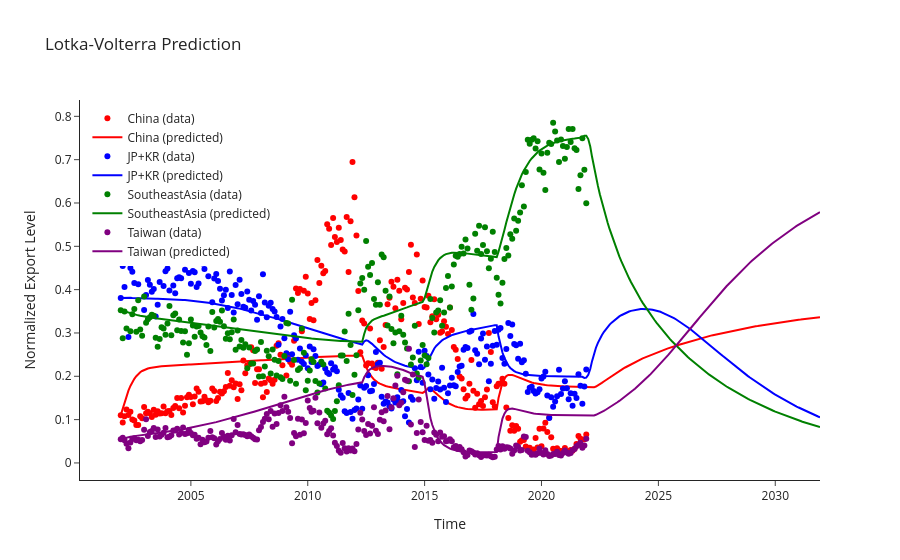

Here is the notebook cell this chart was saved with:
### Code cell
fig = go.Figure()
fig.add_trace(go.Scatter(
    x=df_tariffs_pred['Time'][:len(data[0])], y=data[0],
    mode='markers', name='China (data)', marker=dict(color='red')
))
fig.add_trace(go.Scatter(
    x=df_tariffs_pred['Time'], y=sol.y[0],
    mode='lines', name='China (predicted)', line=dict(color='red')
))
fig.add_trace(go.Scatter(
    x=df_tariffs_pred['Time'][:len(data[1])], y=data[1],
    mode='markers', name='JP+KR (data)', marker=dict(color='blue')
))
fig.add_trace(go.Scatter(
    x=df_tariffs_pred['Time'], y=sol.y[1],
    mode='lines', name='JP+KR (predicted)', line=dict(color='blue')
))
fig.add_trace(go.Scatter(
    x=df_tariffs_pred['Time'][:len(data[2])], y=data[2],
    mode='markers', name='SoutheastAsia (data)', marker=dict(color='green')
))
fig.add_trace(go.Scatter(
    x=df_tariffs_pred['Time'], y=sol.y[2],
    mode='lines', name='SoutheastAsia (predicted)', line=dict(color='green')
))
fig.add_trace(go.Scatter(
    x=df_tariffs_pred['Time'][:len(data[3])], y=data[3],
    mode='markers', name='Taiwan (data)', marker=dict(color='purple')
))
fig.add_trace(go.Scatter(
    x=df_tariffs_pred['Time'], y=sol.y[3],
    mode='lines', name='Taiwan (predicted)', line=dict(color='purple')
))
fig.update_layout(
    title='Lotka-Volterra Prediction',
    xaxis_title='Time',
    yaxis_title='Normalized Export Level',
    legend=dict(x=0.01, y=0.99),
    template='simple_white'
)
fig.show()

### Figure 1 — Plotly figure (JSON) as saved in the notebook; plotly's stock layout.template omitted (floating-point values rounded to 4 significant figures; data arrays with more than 128 entries replaced by an {"elided": "..."} marker saying what was removed)
{"data": [{"marker": {"color": "red"}, "mode": "markers", "name": "China (data)", "type": "scatter", "x": {"elided": "240 str values"}, "y": {"elided": "240 float values"}}, {"line": {"color": "red"}, "mode": "lines", "name": "China (predicted)", "type": "scatter", "x": {"elided": "360 str values"}, "y": {"elided": "360 float values"}}, {"marker": {"color": "blue"}, "mode": "markers", "name": "JP+KR (data)", "type": "scatter", "x": {"elided": "240 str values"}, "y": {"elided": "240 float values"}}, {"line": {"color": "blue"}, "mode": "lines", "name": "JP+KR (predicted)", "type": "scatter", "x": {"elided": "360 str values"}, "y": {"elided": "360 float values"}}, {"marker": {"color": "green"}, "mode": "markers", "name": "SoutheastAsia (data)", "type": "scatter", "x": {"elided": "240 str values"}, "y": {"elided": "240 float values"}}, {"line": {"color": "green"}, "mode": "lines", "name": "SoutheastAsia (predicted)", "type": "scatter", "x": {"elided": "360 str values"}, "y": {"elided": "360 float values"}}, {"marker": {"color": "purple"}, "mode": "markers", "name": "Taiwan (data)", "type": "scatter", "x": {"elided": "240 str values"}, "y": {"elided": "240 float values"}}, {"line": {"color": "purple"}, "mode": "lines", "name": "Taiwan (predicted)", "type": "scatter", "x": {"elided": "360 str values"}, "y": {"elided": "360 float values"}}], "layout": {"legend": {"x": 0.01, "y": 0.99}, "title": {"text": "Lotka-Volterra Prediction"}, "xaxis": {"title": {"text": "Time"}}, "yaxis": {"title": {"text": "Normalized Export Level"}}}}
